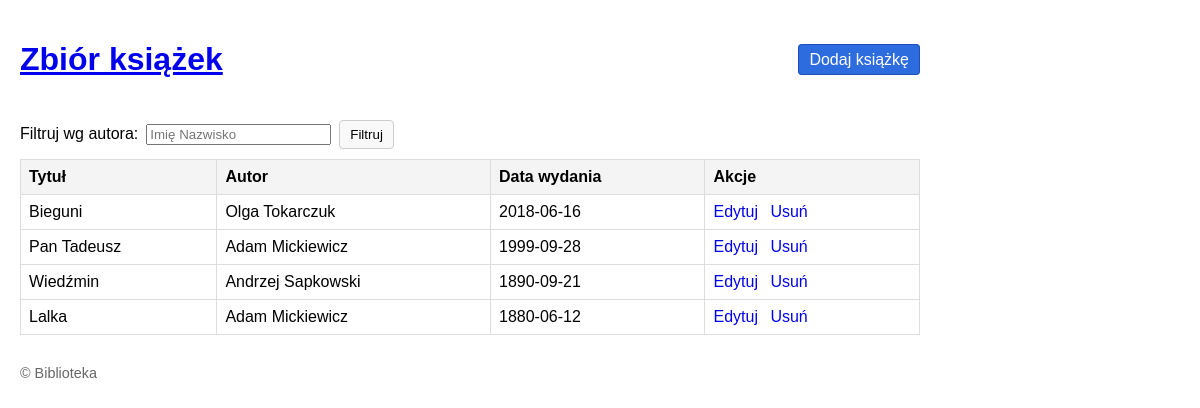
The page /books/ on the database its author committed.
### books/models.py (models this page shows, shortened)
class Book(models.Model):
    title = models.CharField(max_length=255)
    author = models.CharField(max_length=255)
    publication_date = models.DateField(validators=[validate_publication_year])
    class Meta:
        ordering = ['-publication_date', 'title']

### books/views.py (the view)
# urls.py: path('', views.BookListView.as_view(), name='book-list'),
class BookListView(ListView):
    model = Book
    template_name = 'books/book_list.html'
    context_object_name = 'books'
    paginate_by = 20  # opcjonalnie
    def get_queryset(self):
        qs = super().get_queryset()
        author = self.request.GET.get('author')
        if author:
            qs = qs.filter(author__icontains=author)
        return qs
    def get_context_data(self, **kwargs):
        context = super().get_context_data(**kwargs)
        context['author_filter'] = self.request.GET.get('author', '')
        return context

### books/templates/books/book_list.html (shortened to what this page needs)
{% extends "books/base.html" %}
{% block content %}
  <form method="get" class="inline">
    <label for="author">Filtruj wg autora:</label>
    <input id="author" name="author" value="{{ author_filter }}" placeholder="Imię Nazwisko" />
    <button class="btn" type="submit">Filtruj</button>
  </form>
  <table>
    <thead>
      <tr>
        <th>Tytuł</th>
        <th>Autor</th>
        <th>Data wydania</th>
        <th>Akcje</th>
      </tr>
    </thead>
    <tbody>
      {% for book in books %}
      <tr>
        <td>{{ book.title }}</td>
        <td>{{ book.author }}</td>
        <td>{{ book.publication_date|date:"Y-m-d" }}</td>
        <td class="actions">
          <a href="{% url 'books:book-edit' book.pk %}">Edytuj</a>
          <a href="{% url 'books:book-delete' book.pk %}">Usuń</a>
        </td>
      </tr>
      {% empty %}
      <tr><td colspan="4">Brak książek do wyświetlenia.</td></tr>
      {% endfor %}
    </tbody>
  </table>
{% endblock %}

### books/templates/books/base.html (shortened to what this page needs)
<!doctype html>
<html lang="pl">
<head>
</head>
<body>
  <header>
    <h1><a href="{% url 'books:book-list' %}">Zbiór książek</a></h1>
    <nav>
      <a class="btn btn-primary" href="{% url 'books:book-add' %}">Dodaj książkę</a>
    </nav>
  </header>
  {% block content %}{% endblock %}
  <footer style="margin-top:30px; color:#666; font-size:0.9em;">
    &copy; Biblioteka
  </footer>
</body>
</html>

### books/templates/books/base.html (style rules this page uses)
body { font-family: Arial, sans-serif; margin: 20px; max-width: 900px; }
header { display:flex; justify-content:space-between; align-items:center; margin-bottom:20px; }
table { width:100%; border-collapse: collapse; margin-top:10px; }
th, td { border:1px solid #ddd; padding:8px; text-align:left; }
th { background:#f4f4f4; }
.actions a { margin-right:8px; text-decoration: none; }
form.inline { display:flex; gap:8px; align-items:center; }
.btn { padding:6px 10px; border:1px solid #ccc; background:#f9f9f9; text-decoration:none; color:#000; border-radius:4px; }
.btn-primary { background:#2d6cdf; color:white; border-color:#1d4fb8; }

### rows shown on the page
Book: title "Bieguni", author "Olga Tokarczuk", publication_date "2018-06-16"
Book: title "Pan Tadeusz", author "Adam Mickiewicz", publication_date "1999-09-28"
Book: title "Wiedźmin", author "Andrzej Sapkowski", publication_date "1890-09-21"
Book: title "Lalka", author "Adam Mickiewicz", publication_date "1880-06-12"
